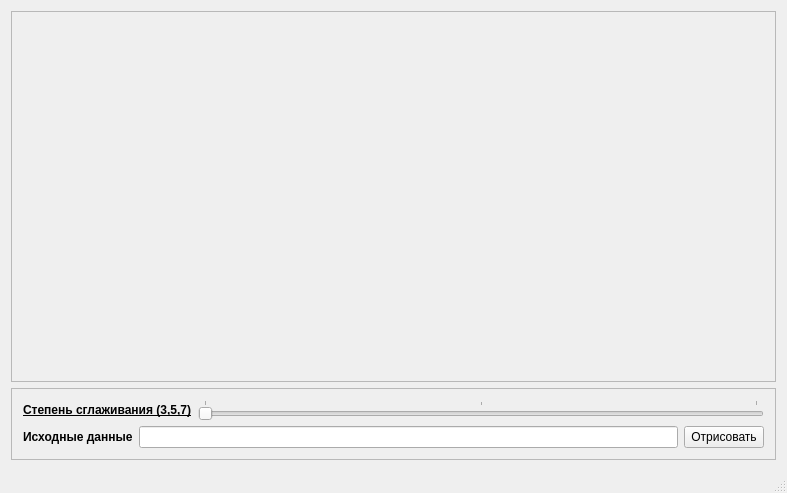
<?xml version="1.0" encoding="UTF-8"?>
<ui version="4.0">
 <class>MainWindow</class>
 <widget class="QMainWindow" name="MainWindow">
  <property name="geometry">
   <rect>
    <x>0</x>
    <y>0</y>
    <width>787</width>
    <height>493</height>
   </rect>
  </property>
  <property name="windowTitle">
   <string/>
  </property>
  <widget class="QWidget" name="centralWidget">
   <layout class="QVBoxLayout" name="verticalLayout">
    <item>
     <widget class="QFrame" name="frame_2">
      <property name="frameShape">
       <enum>QFrame::StyledPanel</enum>
      </property>
      <property name="frameShadow">
       <enum>QFrame::Sunken</enum>
      </property>
      <property name="lineWidth">
       <number>1</number>
      </property>
      <property name="midLineWidth">
       <number>0</number>
      </property>
      <layout class="QVBoxLayout" name="verticalLayout_3">
       <property name="spacing">
        <number>0</number>
       </property>
       <property name="leftMargin">
        <number>0</number>
       </property>
       <property name="topMargin">
        <number>0</number>
       </property>
       <property name="rightMargin">
        <number>0</number>
       </property>
       <property name="bottomMargin">
        <number>0</number>
       </property>
       <item>
        <widget class="QCustomPlot" name="customPlot" native="true">
         <property name="sizePolicy">
          <sizepolicy hsizetype="Preferred" vsizetype="MinimumExpanding">
           <horstretch>0</horstretch>
           <verstretch>0</verstretch>
          </sizepolicy>
         </property>
         <property name="font">
          <font>
           <stylestrategy>NoAntialias</stylestrategy>
          </font>
         </property>
         <property name="cursor">
          <cursorShape>IBeamCursor</cursorShape>
         </property>
        </widget>
       </item>
      </layout>
     </widget>
    </item>
    <item>
     <widget class="QFrame" name="frame">
      <property name="frameShape">
       <enum>QFrame::StyledPanel</enum>
      </property>
      <property name="frameShadow">
       <enum>QFrame::Raised</enum>
      </property>
      <layout class="QVBoxLayout" name="verticalLayout_2">
       <item>
        <layout class="QGridLayout" name="gridLayout_2">
         <item row="0" column="0">
          <widget class="QLabel" name="label_2">
           <property name="font">
            <font>
             <weight>75</weight>
             <bold>true</bold>
             <underline>true</underline>
            </font>
           </property>
           <property name="text">
            <string>Степень сглаживания (3,5,7)</string>
           </property>
          </widget>
         </item>
         <item row="0" column="1">
          <widget class="QSlider" name="horizontalSlider">
           <property name="toolTip">
            <string extracomment="Степень сглаживания"/>
           </property>
           <property name="minimum">
            <number>1</number>
           </property>
           <property name="maximum">
            <number>3</number>
           </property>
           <property name="singleStep">
            <number>1</number>
           </property>
           <property name="pageStep">
            <number>1</number>
           </property>
           <property name="value">
            <number>1</number>
           </property>
           <property name="tracking">
            <bool>false</bool>
           </property>
           <property name="orientation">
            <enum>Qt::Horizontal</enum>
           </property>
           <property name="tickPosition">
            <enum>QSlider::TicksAbove</enum>
           </property>
           <property name="tickInterval">
            <number>1</number>
           </property>
          </widget>
         </item>
        </layout>
       </item>
       <item>
        <layout class="QGridLayout" name="gridLayout">
         <item row="0" column="0">
          <widget class="QLabel" name="label">
           <property name="font">
            <font>
             <weight>75</weight>
             <bold>true</bold>
            </font>
           </property>
           <property name="text">
            <string>Исходные данные</string>
           </property>
          </widget>
         </item>
         <item row="0" column="1">
          <widget class="QLineEdit" name="lineEdit">
           <property name="placeholderText">
            <string/>
           </property>
          </widget>
         </item>
         <item row="0" column="2">
          <widget class="QPushButton" name="pushButton">
           <property name="text">
            <string>Отрисовать</string>
           </property>
          </widget>
         </item>
        </layout>
       </item>
      </layout>
     </widget>
    </item>
   </layout>
  </widget>
  <widget class="QMenuBar" name="menuBar">
   <property name="geometry">
    <rect>
     <x>0</x>
     <y>0</y>
     <width>787</width>
     <height>21</height>
    </rect>
   </property>
  </widget>
  <widget class="QStatusBar" name="statusBar"/>
 </widget>
 <layoutdefault spacing="6" margin="11"/>
 <customwidgets>
  <customwidget>
   <class>QCustomPlot</class>
   <extends>QWidget</extends>
   <header>qcustomplot.h</header>
   <container>1</container>
  </customwidget>
 </customwidgets>
 <resources/>
 <connections/>
</ui>
